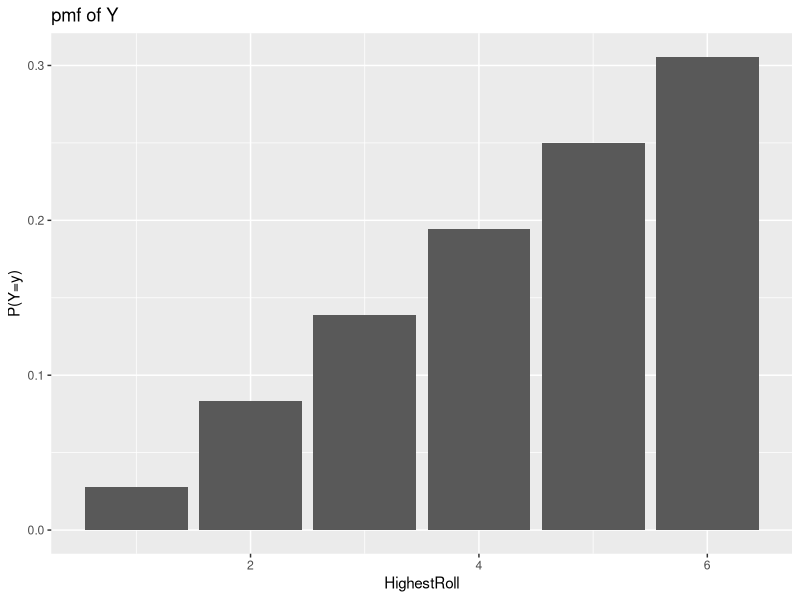
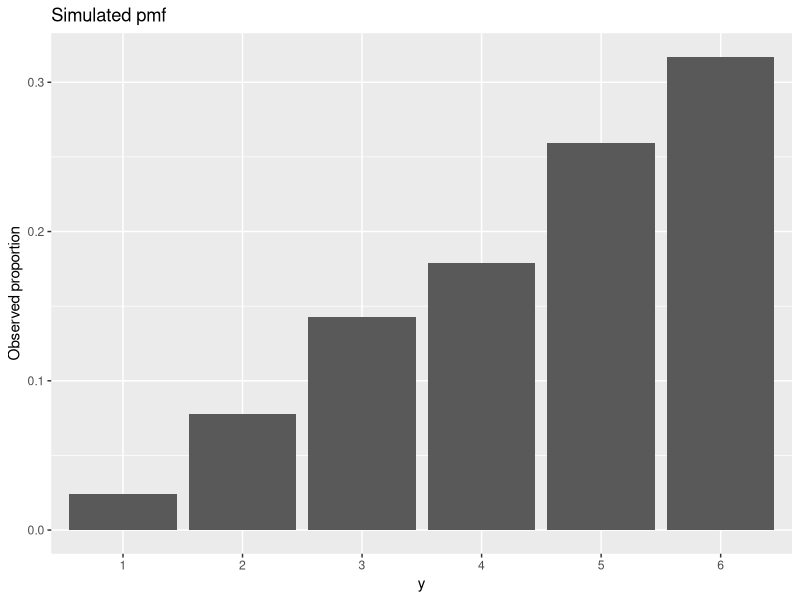

Write R code to recreate these figures, in order.
## ---- chunk 1
library(ggplot2)
## ---- chunk 2
y <- 1:6
py <- c(1/36,3/36,5/36,7/36,9/36,11/36)
data.frame(HighestRoll=y,Probability=py,Value=y*py)
## ---- chunk 3
#Expected Value (mean)
mu <- sum(y*py)
mu
## ---- chunk 4
EY2 <- sum(y^2*py)
EY2
sigma2 <- EY2-mu^2
sigma2

## ---- chunk 5
SD <- sqrt(sigma2)
SD
## ---- chunk 6
dd <- data.frame(HighestRoll=y,probs = py)
ggplot(aes(x=HighestRoll,y=probs),data=dd) + geom_bar(stat='identity') + 
  ylab('P(Y=y)') + ggtitle('pmf of Y')
## ---- chunk 7
yz <- c(3,5,7,9,11,13)
pyz <- c(1/36,3/36,5/36,7/36,9/36,11/36)
muz <- sum(yz*pyz)
muz
## ---- chunk 8
Ey2z <- sum(yz^2*pyz)
sigma2z <- Ey2z-muz^2
sigma2z 
## ---- chunk 9
one.y <- function(){
oneRollSampleSpace <- c(1,2,3,4,5,6)
RedDie1 <- sample(oneRollSampleSpace,1,replace=TRUE)
WhiteDie1 <- sample(oneRollSampleSpace,1,replace=TRUE)
maxRoll <- max(RedDie1,WhiteDie1)
return(maxRoll)
}
one.y()
## ---- chunk 10
many.y <- replicate(1000,one.y())
## ---- chunk 11
#put results into data frame:
df <- data.frame(x=as.factor(many.y))
ggplot(aes(x=as.factor(many.y)),data=df) + geom_bar(aes(y=(..count..)/(sum(..count..)))) +
  ylab('Observed proportion') + xlab('y') + ggtitle('Simulated pmf')

## ---- chunk 12
MEAN <-mean(many.y)
MEAN
## ---- chunk 13
VAR <- var(many.y)
VAR
## ---- chunk 14
SD1 <- sqrt(VAR)
SD1
## ---- chunk 15
one.Z <- function(){
oneRollSampleSpaceZ <- c(1,2,3,4,5,6)
RedDie1Z <- sample(oneRollSampleSpaceZ,1,replace=TRUE)
WhiteDie1Z <- sample(oneRollSampleSpaceZ,1,replace=TRUE)
maxRollZ <- max(RedDie1Z,WhiteDie1Z)
return((2*maxRollZ)+1)
}
one.Z()
#Replicate it 1000 times
many.Z <- replicate(1000,one.Z())
## ---- chunk 16
MEANZ <- mean(many.Z)
MEANZ
## ---- chunk 17
VARZ <- var(many.Z)
VARZ
